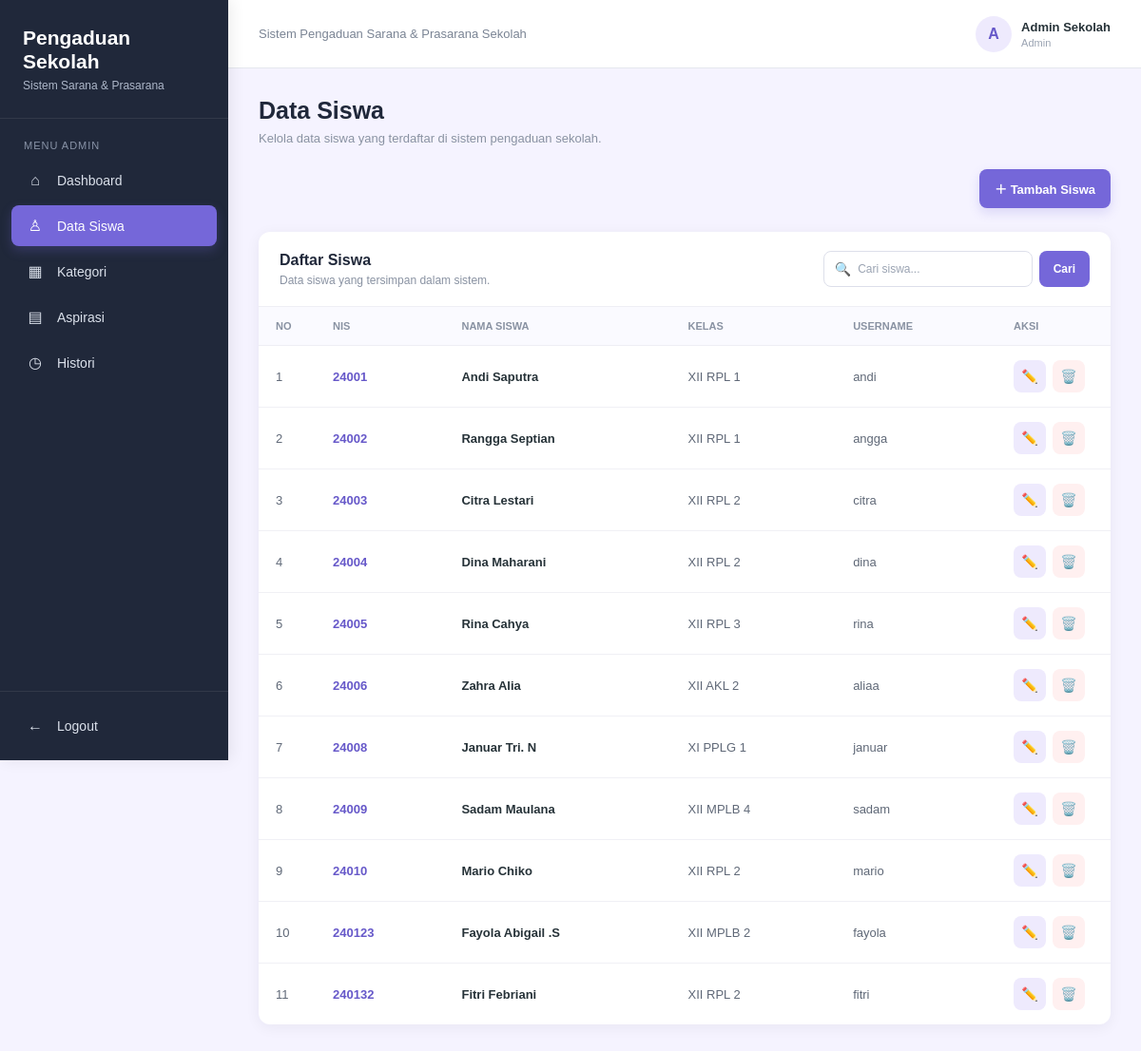
Screenshot of /views/v_siswa.php (signed in) with the database file from the repository.
### tables this page shows
CREATE TABLE `siswa` (
  `id_siswa` int NOT NULL,
  `nis` varchar(20) NOT NULL,
  `nama_siswa` varchar(50) NOT NULL,
  `kelas` varchar(25) NOT NULL,
  `username` varchar(50) NOT NULL,
  `password` varchar(25) NOT NULL
);

### models/m_koneksi.php (called while the page is built, shortened)
<?php
class Koneksi
{
    public function __construct()
    {
        $host = "localhost";
        $username = "root";
        $password = "";
        $database = "pengaduan_sekolah";
        $this->koneksi = mysqli_connect(
            $host,
            $username,
            $password,
            $database
        );
    }
}
?>

### models/m_siswa.php (called while the page is built, shortened)
<?php
require_once "m_koneksi.php";
class Siswa extends Koneksi
{
    public function tampil($search = "")
    {
        if ($search != "") {
            $search = mysqli_real_escape_string(
                $this->koneksi,
                $search
            );
            $query = mysqli_query(
                $this->koneksi,
                "SELECT * FROM siswa
                 WHERE nis LIKE '%$search%'
                 OR nama_siswa LIKE '%$search%'
                 OR kelas LIKE '%$search%'
                 OR username LIKE '%$search%'
                 ORDER BY id_siswa ASC"
            );
        } else {
            $query = mysqli_query(
                $this->koneksi,
                "SELECT * FROM siswa
                 ORDER BY id_siswa ASC"
            );
        }
        return $query;
    }
}
?>

### views/v_siswa.php (the view, shortened to what this page needs)
<?php
require_once "../models/m_siswa.php";
$siswa = new Siswa();
$search = isset($_GET['search']) ? $_GET['search'] : '';
$data_siswa = $siswa->tampil($search);
$nama_admin = $_SESSION['nama_admin'];
?>
<!DOCTYPE html>
<html lang="id">
<head>
    <link rel="stylesheet" href="../assets/v_siswa.css">
</head>
<body>
<div class="sidebar">
    <div class="logo">
        <h2>
            Pengaduan<br>Sekolah
        </h2>
        <p>
            Sistem Sarana & Prasarana
        </p>
    </div>
    <div class="menu">
        <div class="menu-title">
            Menu Admin
        </div>
        <a href="dashboard_admin.php">
            <span class="icon">⌂</span>
            <span>
                Dashboard
            </span>
        </a>
        <a href="v_siswa.php" class="active">
            <span class="icon">♙</span>
            <span>
                Data Siswa
            </span>
        </a>
        <a href="v_kategori.php">
            <span class="icon">▦</span>
            <span>
                Kategori
            </span>
        </a>
        <a href="v_aspirasi.php">
            <span class="icon">▤</span>
            <span>
                Aspirasi
            </span>
        </a>
        <a href="v_histori.php">
            <span class="icon">◷</span>
            <span>
                Histori
            </span>
        </a>
    </div>
    <div class="logout">
        <a href="logout.php">
            <span class="icon">←</span>
            <span>
                Logout
            </span>
        </a>
    </div>
</div>
<div class="main-content">
    <div class="topbar">
        <div class="topbar-text">
            Sistem Pengaduan Sarana & Prasarana Sekolah
        </div>
        <div class="admin-info">
            <div class="admin-avatar">
                <?= strtoupper(substr($nama_admin, 0, 1)); ?>
            </div>
            <div>
                <div class="admin-name">
                    <?= htmlspecialchars($nama_admin); ?>
                </div>
                <div class="admin-role">
                    Admin
                </div>
            </div>
        </div>
    </div>
    <div class="content">
        <div class="page-title">
            <h1>
                Data Siswa
            </h1>
            <p>
                Kelola data siswa yang terdaftar di sistem pengaduan sekolah.
            </p>
        </div>
        <div class="page-header">
            <a href="tambah_siswa.php" class="btn-tambah">
                ＋ Tambah Siswa
            </a>
        </div>
        <div class="table-card">
            <div class="table-header">
                <div>
                    <h2>
                        Daftar Siswa
                    </h2>
                    <p>
                        Data siswa yang tersimpan dalam sistem.
                    </p>
                </div>
                <form method="GET" class="search-form">
                    <div class="search-box">
                        <span>🔍</span>
                        <input
                            type="text"
                            name="search"
                            placeholder="Cari siswa..."
                            value="<?= htmlspecialchars($search); ?>"
                        >
                    </div>
                    <button type="submit" class="btn-search">
                        Cari
                    </button>
                </form>
            </div>
            <div class="table-wrapper">
                <table>
                    <thead>
                        <tr>
                            <th width="60">
                                No
                            </th>
                            <th>
                                NIS
                            </th>
                            <th>
                                Nama Siswa
                            </th>
                            <th>
                                Kelas
                            </th>
                            <th>
                                Username
                            </th>
                            <th width="120">
                                Aksi
                            </th>
                        </tr>
                    </thead>
                    <tbody>
                        <?php if (mysqli_num_rows($data_siswa) > 0): ?>
                            <?php $no = 1; ?>
                            <?php while ($row = mysqli_fetch_assoc($data_siswa)): ?>
                                <tr>
                                    <td>
                                        <?= $no++; ?>
                                    </td>
                                    <td>
                                        <span class="nis">
                                            <?= htmlspecialchars($row['nis']); ?>
                                        </span>
                                    </td>
                                    <td>
                                        <div class="nama">
                                            <?= htmlspecialchars($row['nama_siswa']); ?>
                                        </div>
                                    </td>
                                    <td>
                                        <?= htmlspecialchars($row['kelas']); ?>
                                    </td>
                                    <td>
                                        <?= htmlspecialchars($row['username']); ?>
                                    </td>
                                    <td>
                                        <div class="aksi">
                                            <a
                                                href="edit_siswa.php?id=<?= $row['id_siswa']; ?>"
                                                class="btn-edit"
                                                title="Edit Siswa"
                                            >
                                                ✏️
                                            </a>
                                            <a
                                                href="../controllers/c_siswa.php?hapus=<?= $row['id_siswa']; ?>"
                                                class="btn-hapus"
                                                title="Hapus Siswa"
                                                onclick="return confirm('Yakin ingin menghapus data siswa ini?')"
                                            >
                                                🗑️
                                            </a>
                                        </div>
                                    </td>
                                </tr>
                            <?php endwhile; ?>
                        <?php endif; ?>
                    </tbody>
                </table>
            </div>
        </div>
    </div>
</div>
</body>
</html>

### assets/v_siswa.css (style rules this page uses)
* { margin: 0; padding: 0; box-sizing: border-box; }
body { font-family: Arial, Helvetica, sans-serif; background: #f5f3ff; color: #263238; }
.sidebar { position: fixed; left: 0; top: 0; width: 240px; height: 100vh; background: #20283a; color: white; display: flex; flex-direction: column; box-shadow: 3px 0 15px rgba(0,0,0,0.08); }
.logo { padding: 27px 24px; border-bottom: 1px solid rgba(255,255,255,0.08); }
.logo h2 { font-size: 21px; line-height: 1.2; }
.logo p { margin-top: 6px; font-size: 12px; color: #aeb8ca; }
.menu { padding: 22px 12px; }
.menu-title { padding: 0 13px; margin-bottom: 10px; font-size: 11px; color: #8994a8; text-transform: uppercase; letter-spacing: 1px; }
.menu a { display: flex; align-items: center; gap: 12px; padding: 12px 14px; margin-bottom: 5px; color: #dbe1eb; text-decoration: none; border-radius: 8px; font-size: 14px; transition: 0.2s; }
.menu a.active { background: #7567d9; color: white; box-shadow: 0 5px 12px rgba(117,103,217,0.25); }
.icon { width: 22px; text-align: center; font-size: 16px; }
.logout { margin-top: auto; padding: 15px 12px; border-top: 1px solid rgba(255,255,255,0.08); }
.logout a { display: flex; align-items: center; gap: 12px; padding: 12px 14px; color: #dbe1eb; text-decoration: none; border-radius: 8px; font-size: 14px; }
.main-content { margin-left: 240px; min-height: 100vh; }
.topbar { height: 72px; background: white; border-bottom: 1px solid #e5e8ee; display: flex; align-items: center; justify-content: space-between; padding: 0 32px; }
.topbar-text { color: #7a8494; font-size: 13px; }
.admin-info { display: flex; align-items: center; gap: 10px; }
.admin-avatar { width: 38px; height: 38px; border-radius: 50%; background: #eeeafd; color: #6658c9; display: flex; align-items: center; justify-content: center; font-weight: bold; }
.admin-name { font-size: 13px; font-weight: bold; color: #263238; }
.admin-role { margin-top: 3px; font-size: 11px; color: #9aa3b2; }
.content { padding: 30px 32px; }
.page-title { margin-bottom: 25px; }
.page-title h1 { font-size: 25px; color: #20283a; }
.page-title p { margin-top: 7px; font-size: 13px; color: #8992a2; }
.page-header { display: flex; justify-content: space-between; align-items: center; margin-bottom: 25px; }
.btn-tambah { display: inline-flex; align-items: center; gap: 6px; padding: 11px 16px; background: #7567d9; color: white; text-decoration: none; border-radius: 8px; font-size: 13px; font-weight: bold; box-shadow: 0 5px 12px rgba(117,103,217,0.20); transition: 0.2s; }
.table-card { background: white; border-radius: 12px; box-shadow: 0 3px 15px rgba(32,40,58,0.06); overflow: hidden; }
.table-header { padding: 20px 22px; display: flex; justify-content: space-between; align-items: center; border-bottom: 1px solid #eeeef4; }
.table-header h2 { font-size: 16px; color: #20283a; }
.table-header p { margin-top: 5px; font-size: 12px; color: #8992a2; }
.search-form { display: flex; align-items: center; gap: 7px; }
.search-box { height: 38px; width: 220px; display: flex; align-items: center; padding: 0 11px; border: 1px solid #dddfea; border-radius: 8px; background: white; }
.search-box span { font-size: 14px; margin-right: 7px; }
.search-box input { width: 100%; border: none; outline: none; font-size: 12px; color: #263238; }
.search-box input::placeholder { color: #9aa3b2; }
.btn-search { height: 38px; padding: 0 15px; border: none; border-radius: 8px; background: #7567d9; color: white; font-size: 12px; font-weight: bold; cursor: pointer; }
.table-wrapper { width: 100%; overflow-x: auto; }
table { width: 100%; border-collapse: collapse; }
thead { background: #fafaff; }
th { padding: 14px 18px; text-align: left; font-size: 11px; font-weight: bold; color: #8992a2; text-transform: uppercase; border-bottom: 1px solid #eeeef4; }
td { padding: 15px 18px; font-size: 13px; color: #5f6877; border-bottom: 1px solid #f0f0f5; }
tbody tr:last-child td { border-bottom: none; }
.nis { color: #6658c9; font-weight: bold; }
.nama { color: #263238; font-weight: bold; }
.aksi { display: flex; align-items: center; gap: 7px; }
.btn-edit, .btn-hapus { width: 34px; height: 34px; display: flex; align-items: center; justify-content: center; border-radius: 8px; text-decoration: none; font-size: 14px; transition: 0.2s; }
.btn-edit { background: #eeeafd; }
.btn-hapus { background: #fff0f0; }

### rows the page displays
siswa: nis "24001", nama_siswa "Andi Saputra", kelas "XII RPL 1", username "andi"
siswa: nis "24002", nama_siswa "Rangga Septian", kelas "XII RPL 1", username "angga"
siswa: nis "24003", nama_siswa "Citra Lestari", kelas "XII RPL 2", username "citra"
siswa: nis "24004", nama_siswa "Dina Maharani", kelas "XII RPL 2", username "dina"
siswa: nis "24005", nama_siswa "Rina Cahya", kelas "XII RPL 3", username "rina"
siswa: nis "24006", nama_siswa "Zahra Alia", kelas "XII AKL 2", username "aliaa"
siswa: nis "24008", nama_siswa "Januar Tri. N", kelas "XI PPLG 1", username "januar"
siswa: nis "24009", nama_siswa "Sadam Maulana", kelas "XII MPLB 4", username "sadam"
siswa: nis "24010", nama_siswa "Mario Chiko", kelas "XII RPL 2", username "mario"
siswa: nis "240123", nama_siswa "Fayola Abigail .S", kelas "XII MPLB 2", username "fayola"
siswa: nis "240132", nama_siswa "Fitri Febriani", kelas "XII RPL 2", username "fitri"

### other values shown
substr($nama_admin, 0, 1) "A"
$nama_admin "Admin Sekolah"
